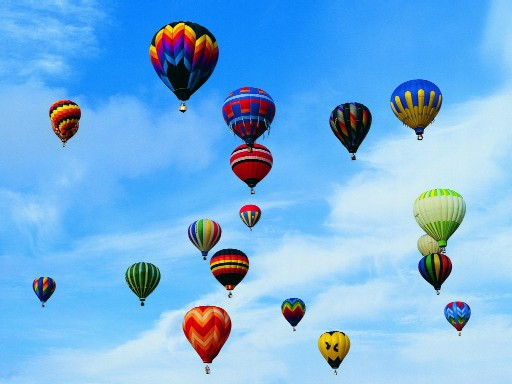
//> input picture TP4/ex2/montgolfiere.jpg, 512 x 384 px
$ ./ex2 montgolfiere.jpg   (built with g++ and OpenCV 4)
//> lines starting //> are read from the running program, lines starting //| are printed output that depends on the picture
#include <stdio.h>

#include <opencv2/opencv.hpp>

using namespace cv;
using namespace std;


Mat image;
Mat canny_image;

RNG rng(12345);

int main(int argc, char** argv )
{
  vector<vector<Point> > contours;
  if (argc != 2)
  {
      printf("usage: DisplayImage.out <Image_Path>\n");
      return -1;
  }
  image = imread( argv[1], IMREAD_GRAYSCALE );
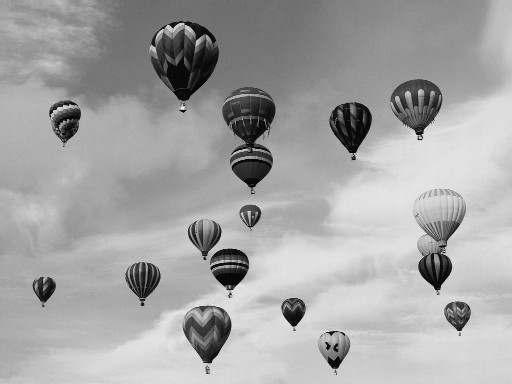
//> image: 384 rows x 512 cols, CV_8UC1; min 0, max 239, mean 164.8

  if ( !image.data )
  {
    printf("No image data \n");
    return -1;
  }

  int histSize = 256;
  float range[] = {0, 256};
  const float *histRange = {range};

  bool uniform = true;
  bool accumulate = false;

  Mat im_hist;

  calcHist(&image, 1, 0, Mat(), im_hist, 1, &histSize, &histRange, uniform, accumulate);
//> im_hist = 256 values, max 3521 at index 172, min 0 at index 238, mean 768

  kmeans(Z,K,None,criteria,10,cv2.KMEANS_RANDOM_CENTERS);
//> (this line was passed over: Z is not available in this run)

  // Draw the histograms for B, G and R
  int hist_w = 512;
  int hist_h = 400;
  int bin_w = cvRound((double)hist_w / histSize);

  Mat histImage(hist_h, hist_w, CV_8UC3, Scalar(0, 0, 0));

  // Normalize the result to [ 0, histImage.rows ]
  normalize(im_hist, im_hist, 0, histImage.rows, NORM_MINMAX, -1, Mat());
//> im_hist = 256 values, max 400 at index 172, min 0 at index 238, mean 87.25

  // Draw for each channel
  for (int i = 1; i < histSize; i++)
  {
    line(histImage, Point(bin_w * (i - 1), hist_h - cvRound(im_hist.at<float>(i - 1))),
         Point(bin_w * (i), hist_h - cvRound(im_hist.at<float>(i))),
         Scalar(50, 100, 200), 2, 8, 0);
  }
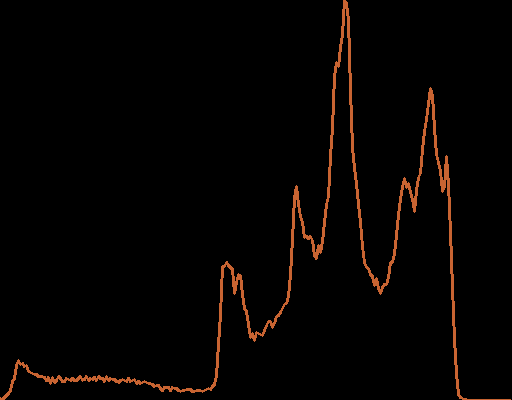
//> histImage: 400 rows x 512 cols, CV_8UC3; mean B, G, R 1.5, 2.9, 5.9

  namedWindow("Display Image", WINDOW_AUTOSIZE);
  imshow("Display Image", histImage);
  printf("fin\n");

  while (1)
    waitKey(0);
  return 0;
}
